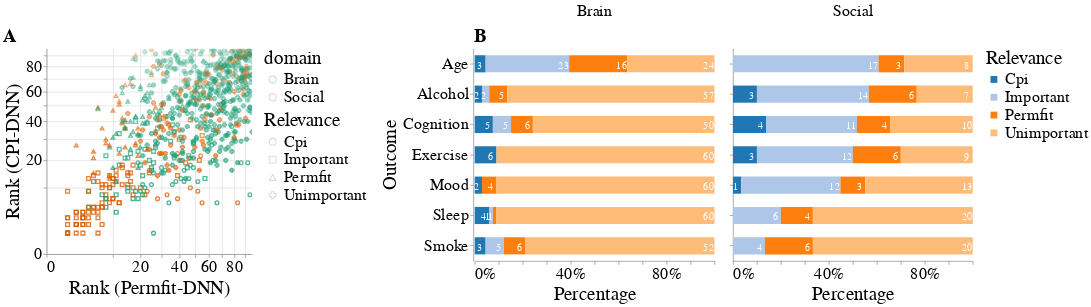

Notebook cell for this chart:
### Code cell
scheme = 'dark2'
scatter = alt.Chart(
    df_main.query('outcome!="Gfactor"')
).mark_point(
    opacity=0.3
).encode(
    x=alt.X('permfit_rank:Q',
            title='Rank (Permfit-DNN)',
            axis=alt.Axis(tickCount=10,
                         labelExpr="datum.value % 10 ? null : datum.label"),
            scale=alt.Scale(type='sqrt', nice=False)),
    y=alt.Y('cpi_rank:Q',
            title='Rank (CPI-DNN)',
            axis=alt.Axis(tickCount=10,
                          labelExpr="datum.value % 10 ? null : datum.label"),
            scale=alt.Scale(type='sqrt', nice=False)),
    color=alt.Color('domain', scale=alt.Scale(scheme=scheme)),
    shape='Relevance',
    opacity=alt.Opacity('cpi_rank', legend=None, scale=alt.Scale(domain=[100, 0])),
    tooltip=['variable_name'],
).interactive(
).properties(
    height=300,
    width=300
).properties(title=alt.TitleParams('A', anchor='start'))

def plot_bar(data, title='', title_y=None, labels_y=False):
    scheme = 'category20'
    bar = alt.Chart(
        data.query('outcome != "Gfactor"')
    ).mark_bar(
        size=25
    ).encode(
        x=alt.X('count:Q', stack='normalize', title='Percentage',
                axis=alt.Axis(grid=False, format='%')),
        y=alt.Y('outcome', title=title_y, axis=alt.Axis(labels=labels_y)),
        color=alt.Color('Relevance:N', scale=alt.Scale(scheme=scheme)),
        order='Relevance:N'
    ).properties(
        width=350,
        height=310
    ).properties(title=alt.TitleParams(title, anchor='start'))
    text = bar.mark_text(
        dx=-8, dy=2, size=15
    ).encode(
        x=alt.X('count:Q', stack='normalize', title='Percentage',
                axis=alt.Axis(grid=False)),
        text=alt.Text('count:Q', format='.1d'),
        color=alt.value('white'),
        detail='Relevance'
    )

    bars = (bar + text).facet(
       column=alt.Column('domain', header=alt.Header(title=None))
    )
    return bars

bar1 = plot_bar(df_count_brain, 'B', 'Outcome', True)
bar2 = plot_bar(df_count_social, ' ', None, False)
bars = alt.hconcat(
    bar1,
    bar2
)

# (scatter | bars)
fig = alt.hconcat(scatter, bars).resolve_scale(
    color='independent', shape='independent',
    x='independent',
    y='independent'
).resolve_axis(
    x='independent',
    y='independent'
)


my_font = 'Helvetica'
fig = fig.configure_axis(
    titleFont=my_font,
    titleFontWeight='normal',
    labelFontSize=24,
    titleFontSize=28
).configure_header(
    titleFont=my_font,
    titleFontWeight='normal',
    labelFont=my_font,
    titleFontSize=28,
    labelFontSize=24
).configure_view(
    strokeWidth=0
).configure_title(
    font=my_font,
    fontSize=28
).configure_legend(
    titleFont=my_font,
    titleFontWeight='normal',
    labelFont=my_font,
    titleFontSize=28,
    labelFontSize=24,
    orient='right',
    titleLimit=0,
    labelLimit=0
)

# fig.save('figure_4.svg')
# fig.save('figure_4.png', scale_factor=3)
fig

### Figure 1 — Vega-Lite specification as saved in the notebook (floating-point values rounded to 4 significant figures; data arrays with more than 128 entries replaced by an {"elided": "..."} marker saying what was removed)
{"config": {"view": {"continuousWidth": 300, "continuousHeight": 300, "strokeWidth": 0}, "axis": {"labelFontSize": 24, "titleFont": "Helvetica", "titleFontSize": 28, "titleFontWeight": "normal"}, "header": {"labelFont": "Helvetica", "labelFontSize": 24, "titleFont": "Helvetica", "titleFontSize": 28, "titleFontWeight": "normal"}, "legend": {"labelFont": "Helvetica", "labelFontSize": 24, "labelLimit": 0, "orient": "right", "titleFont": "Helvetica", "titleFontSize": 28, "titleFontWeight": "normal", "titleLimit": 0}, "title": {"font": "Helvetica", "fontSize": 28}}, "hconcat": [{"data": {"name": "data-4af995757c9b1b46a2c0122074233088"}, "mark": {"type": "point", "opacity": 0.3}, "encoding": {"color": {"field": "domain", "scale": {"scheme": "dark2"}, "type": "nominal"}, "opacity": {"field": "cpi_rank", "legend": null, "scale": {"domain": [100, 0]}, "type": "quantitative"}, "shape": {"field": "Relevance", "type": "nominal"}, "tooltip": [{"field": "variable_name", "type": "nominal"}], "x": {"axis": {"labelExpr": "datum.value % 10 ? null : datum.label", "tickCount": 10}, "field": "permfit_rank", "scale": {"nice": false, "type": "sqrt"}, "title": "Rank (Permfit-DNN)", "type": "quantitative"}, "y": {"axis": {"labelExpr": "datum.value % 10 ? null : datum.label", "tickCount": 10}, "field": "cpi_rank", "scale": {"nice": false, "type": "sqrt"}, "title": "Rank (CPI-DNN)", "type": "quantitative"}}, "height": 300, "name": "view_1", "title": {"text": "A", "anchor": "start"}, "width": 300}, {"hconcat": [{"data": {"name": "data-4917f3c2c5a056da5ac1d1d960e37e7b"}, "facet": {"column": {"field": "domain", "header": {"title": null}, "type": "nominal"}}, "spec": {"layer": [{"mark": {"type": "bar", "size": 25}, "encoding": {"color": {"field": "Relevance", "scale": {"scheme": "category20"}, "type": "nominal"}, "order": {"field": "Relevance", "type": "nominal"}, "x": {"axis": {"format": "%", "grid": false}, "field": "count", "stack": "normalize", "title": "Percentage", "type": "quantitative"}, "y": {"axis": {"labels": true}, "field": "outcome", "title": "Outcome", "type": "nominal"}}, "title": {"text": "B", "anchor": "start"}}, {"mark": {"type": "text", "dx": -8, "dy": 2, "size": 15}, "encoding": {"color": {"value": "white"}, "detail": {"field": "Relevance", "type": "nominal"}, "order": {"field": "Relevance", "type": "nominal"}, "text": {"field": "count", "format": ".1d", "type": "quantitative"}, "x": {"axis": {"grid": false}, "field": "count", "stack": "normalize", "title": "Percentage", "type": "quantitative"}, "y": {"axis": {"labels": true}, "field": "outcome", "title": "Outcome", "type": "nominal"}}, "title": {"text": "B", "anchor": "start"}}], "height": 310, "width": 350}}, {"data": {"name": "data-cdfc111665081be1b0801311a0dccfe9"}, "facet": {"column": {"field": "domain", "header": {"title": null}, "type": "nominal"}}, "spec": {"layer": [{"mark": {"type": "bar", "size": 25}, "encoding": {"color": {"field": "Relevance", "scale": {"scheme": "category20"}, "type": "nominal"}, "order": {"field": "Relevance", "type": "nominal"}, "x": {"axis": {"format": "%", "grid": false}, "field": "count", "stack": "normalize", "title": "Percentage", "type": "quantitative"}, "y": {"axis": {"labels": false}, "field": "outcome", "title": null, "type": "nominal"}}, "title": {"text": " ", "anchor": "start"}}, {"mark": {"type": "text", "dx": -8, "dy": 2, "size": 15}, "encoding": {"color": {"value": "white"}, "detail": {"field": "Relevance", "type": "nominal"}, "order": {"field": "Relevance", "type": "nominal"}, "text": {"field": "count", "format": ".1d", "type": "quantitative"}, "x": {"axis": {"grid": false}, "field": "count", "stack": "normalize", "title": "Percentage", "type": "quantitative"}, "y": {"axis": {"labels": false}, "field": "outcome", "title": null, "type": "nominal"}}, "title": {"text": " ", "anchor": "start"}}], "height": 310, "width": 350}}]}], "params": [{"name": "param_1", "select": {"type": "interval", "encodings": ["x", "y"]}, "bind": "scales", "views": ["view_1"]}], "resolve": {"axis": {"x": "independent", "y": "independent"}, "scale": {"color": "independent", "shape": "independent", "x": "independent", "y": "independent"}}, "$schema": "https://vega.github.io/schema/vega-lite/v5.14.1.json", "datasets": {"data-4af995757c9b1b46a2c0122074233088": {"elided": "763 records"}, "data-4917f3c2c5a056da5ac1d1d960e37e7b": [{"outcome": "Age", "Relevance": "Cpi", "domain": "Brain", "count": 3}, {"outcome": "Age", "Relevance": "Important", "domain": "Brain", "count": 23}, {"outcome": "Age", "Relevance": "Permfit", "domain": "Brain", "count": 16}, {"outcome": "Age", "Relevance": "Unimportant", "domain": "Brain", "count": 24}, {"outcome": "Alcohol", "Relevance": "Cpi", "domain": "Brain", "count": 2}, {"outcome": "Alcohol", "Relevance": "Important", "domain": "Brain", "count": 2}, {"outcome": "Alcohol", "Relevance": "Permfit", "domain": "Brain", "count": 5}, {"outcome": "Alcohol", "Relevance": "Unimportant", "domain": "Brain", "count": 57}, {"outcome": "Cognition", "Relevance": "Cpi", "domain": "Brain", "count": 5}, {"outcome": "Cognition", "Relevance": "Important", "domain": "Brain", "count": 5}, {"outcome": "Cognition", "Relevance": "Permfit", "domain": "Brain", "count": 6}, {"outcome": "Cognition", "Relevance": "Unimportant", "domain": "Brain", "count": 50}, {"outcome": "Exercise", "Relevance": "Cpi", "domain": "Brain", "count": 6}, {"outcome": "Exercise", "Relevance": "Unimportant", "domain": "Brain", "count": 60}, {"outcome": "Mood", "Relevance": "Cpi", "domain": "Brain", "count": 2}, {"outcome": "Mood", "Relevance": "Permfit", "domain": "Brain", "count": 4}, {"outcome": "Mood", "Relevance": "Unimportant", "domain": "Brain", "count": 60}, {"outcome": "Sleep", "Relevance": "Cpi", "domain": "Brain", "count": 4}, {"outcome": "Sleep", "Relevance": "Important", "domain": "Brain", "count": 1}, {"outcome": "Sleep", "Relevance": "Permfit", "domain": "Brain", "count": 1}, {"outcome": "Sleep", "Relevance": "Unimportant", "domain": "Brain", "count": 60}, {"outcome": "Smoke", "Relevance": "Cpi", "domain": "Brain", "count": 3}, {"outcome": "Smoke", "Relevance": "Important", "domain": "Brain", "count": 5}, {"outcome": "Smoke", "Relevance": "Permfit", "domain": "Brain", "count": 6}, {"outcome": "Smoke", "Relevance": "Unimportant", "domain": "Brain", "count": 52}], "data-cdfc111665081be1b0801311a0dccfe9": [{"outcome": "Age", "Relevance": "Important", "domain": "Social", "count": 17}, {"outcome": "Age", "Relevance": "Permfit", "domain": "Social", "count": 3}, {"outcome": "Age", "Relevance": "Unimportant", "domain": "Social", "count": 8}, {"outcome": "Alcohol", "Relevance": "Cpi", "domain": "Social", "count": 3}, {"outcome": "Alcohol", "Relevance": "Important", "domain": "Social", "count": 14}, {"outcome": "Alcohol", "Relevance": "Permfit", "domain": "Social", "count": 6}, {"outcome": "Alcohol", "Relevance": "Unimportant", "domain": "Social", "count": 7}, {"outcome": "Cognition", "Relevance": "Cpi", "domain": "Social", "count": 4}, {"outcome": "Cognition", "Relevance": "Important", "domain": "Social", "count": 11}, {"outcome": "Cognition", "Relevance": "Permfit", "domain": "Social", "count": 4}, {"outcome": "Cognition", "Relevance": "Unimportant", "domain": "Social", "count": 10}, {"outcome": "Exercise", "Relevance": "Cpi", "domain": "Social", "count": 3}, {"outcome": "Exercise", "Relevance": "Important", "domain": "Social", "count": 12}, {"outcome": "Exercise", "Relevance": "Permfit", "domain": "Social", "count": 6}, {"outcome": "Exercise", "Relevance": "Unimportant", "domain": "Social", "count": 9}, {"outcome": "Mood", "Relevance": "Cpi", "domain": "Social", "count": 1}, {"outcome": "Mood", "Relevance": "Important", "domain": "Social", "count": 12}, {"outcome": "Mood", "Relevance": "Permfit", "domain": "Social", "count": 3}, {"outcome": "Mood", "Relevance": "Unimportant", "domain": "Social", "count": 13}, {"outcome": "Sleep", "Relevance": "Important", "domain": "Social", "count": 6}, {"outcome": "Sleep", "Relevance": "Permfit", "domain": "Social", "count": 4}, {"outcome": "Sleep", "Relevance": "Unimportant", "domain": "Social", "count": 20}, {"outcome": "Smoke", "Relevance": "Important", "domain": "Social", "count": 4}, {"outcome": "Smoke", "Relevance": "Permfit", "domain": "Social", "count": 6}, {"outcome": "Smoke", "Relevance": "Unimportant", "domain": "Social", "count": 20}]}}
